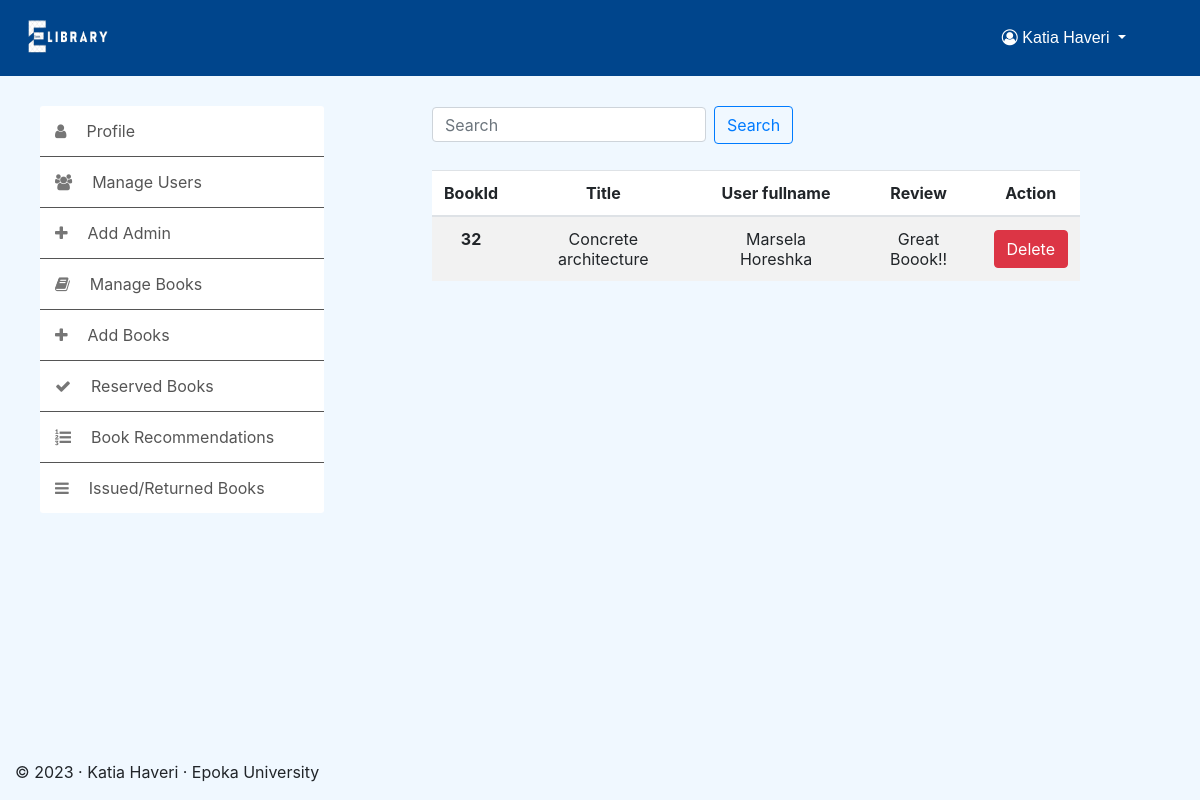
/admin/bookreview.php (signed in), run on the app's committed database.
### tables this page shows
CREATE TABLE `review` (
  `id` int(11) NOT NULL,
  `bid` int(11) NOT NULL,
  `name` varchar(50) DEFAULT NULL,
  `review` varchar(1000) DEFAULT NULL
);

CREATE TABLE `books` (
  `bid` int(11) NOT NULL,
  `title` varchar(200) NOT NULL,
  `image` varchar(1000) NOT NULL,
  `author` varchar(200) NOT NULL,
  `publisher` varchar(50) NOT NULL,
  `description` text NOT NULL,
  `availability` int(11) NOT NULL,
  `year` int(11) NOT NULL,
  `category` varchar(50) NOT NULL,
  `date` date NOT NULL DEFAULT current_timestamp()
);

### admin/bookreview.php (the view, shortened to what this page needs)
<html>
<head>
    <link rel="stylesheet" href="https://cdn.jsdelivr.net/npm/bootstrap@4.0.0/dist/css/bootstrap.min.css"
>
    <link rel="stylesheet" href="https://cdnjs.cloudflare.com/ajax/libs/font-awesome/4.7.0/css/font-awesome.min.css">
    <link rel="stylesheet" href="/project/style/style.css" />
</head>
<?php
if (isset($_SESSION['type']) & ($_SESSION['type'] == 'admin' || $_SESSION['type'] == 'Simpleadmin')) {
    ?>
    <html>
    <body style="background-image: url(image/bg.png)">
        <?php
        include '/Applications/XAMPP/xamppfiles/htdocs/project/nav.php';
        require('/Applications/XAMPP/xamppfiles/htdocs/project/db.php');
        ?>
        <div class="wrapper">
            <div class="container">
                <div class="row">
                    <?php
                    require '/Applications/XAMPP/xamppfiles/htdocs/project/menu.php';
                    ?>
                    <div class="seearch">
                        <nav class="navbar navbar-light center">
                            <form class="form-inline" method="POST">
                                <input class="form-control mr-sm-2" type="search" placeholder="Search" name="search"
                                    aria-label="Search">
                                <button class="btn btn-outline-primary my-2 my-sm-0" type="submit"
                                    name="seearch">Search</button>
                            </form>
                        </nav>
                        <?php
                        if (isset($_POST['seearch'])) {
                            $s = $_POST['search'];
                            $sql = "select * from review r , books b where b.bid=r.bid and (b.bid='$s' or b.title name like '%$s%')";
                        } else
                            $sql = "select * from review r , books b where b.bid=r.bid ";
                        $result = mysqli_query($con, $sql);
                        $crow = mysqli_num_rows($result);
                        if (!$crow)
                            echo "<br><center><h2><b><i>No Results</i></b></h2></center>";
                        else {
                            ?>
                            <div class="over">
                                <table class="table table-striped bg-white center" style="width:100%; ">
                                    <thead>
                                        <tr>
                                            <th>BookId</th>
                                            <th>Title</th>
                                            <th>User fullname</th>
                                            <th>Review</th>
                                            <th>Action</th>
                                        </tr>
                                    </thead>
                                    <tbody>
                                        <?php
                                        while ($row = mysqli_fetch_array($result)) {
                                            $id = $row['bid'];
                                            $title = $row['title'];
                                            $name = $row['name'];
                                            $review =$row['review'];
                                            ?>
                                            <tr>
                                                <th scope="row">
                                                    <?php echo $id ?>
                                                </th>
                                                <td>
                                                    <?php echo $title ?>
                                                </td>
                                                <td>
                                                    <?php echo $name ?>
                                                </td>
                                                <td>
                                                    <?php echo $review ?>
                                                </td>
                                                <td><button class='btn btn-danger'><a style='color:white;text-decoration:none'
                                                           onclick="f()">Delete</a></button>
                                                </td>
                                            </tr>
                                            <?php
                                        }
                                        ?>
                                    </tbody>
                                </table>
                            </div>
                        </div>
                    </div>
                </div>
            </div>
            <?php
            require '/Applications/XAMPP/xamppfiles/htdocs/project/footer.php';
            ?>
        </body>
        <?php
                        }
                        ?>
    </html>
    <?php
} else {
    header("Location:/project/login.php");
}
?>

### style/style.css (style rules this page uses)
body { background-color: aliceblue !important; min-height: 100vh; display: flex; flex-direction: column; }
.form-control { margin-bottom: 3%; height: 35px; width: 100%; }
.wrapper { padding: 30px 0; }
.row .table { margin: auto; width: 50%; }
.seearch { width: 60%; }
.seearch .navbar { padding: 0px 0px; }
.container { margin-left: 0; max-width: 90%; }
.over { overflow-x: auto; overflow-y: auto; }
@media (min-width: 1000px) { .container { margin-left: 0; } }

### admin/bookreview.php (style rules this page uses)
.mb-sm-0, .my-sm-0 { margin-bottom: 10px !important; }
th { text-align: center; }
td { text-align: center !important; vertical-align: middle !important; }

### data on the page
review: bid.bid "32", bid.title "Concrete architecture", name "Marsela Horeshka", review "Great Boook!!"

### other printed values
$_SESSION['firstname'] "Katia"
$_SESSION['lastname'] "Haveri"
